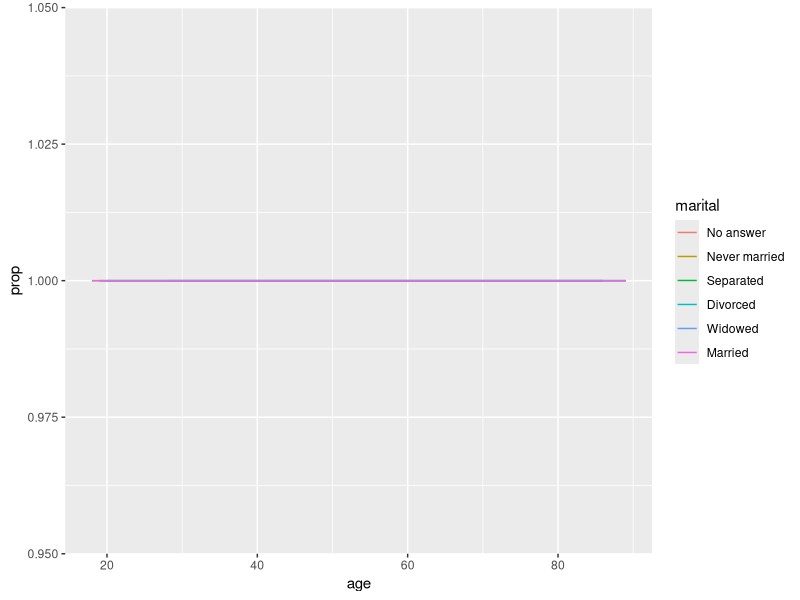
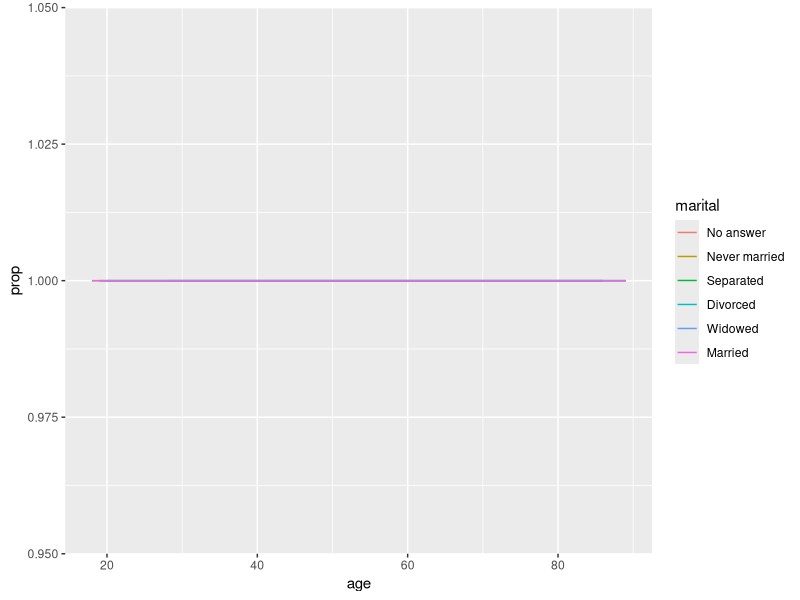

Here is the R script that generated these plots, in order:
library(tidyverse)
library(forcats)

by_age <- gss_cat %>%
  filter(!is.na(age)) %>%
  group_by(age, marital) %>%
  count() %>%
  mutate(prop = n / sum(n))

by_age

ggplot(by_age, aes(age, prop, color= marital)) +
  geom_line(na.rm = T)

ggplot(
  by_age,
  aes(age, prop, color = fct_reorder2(marital, age, prop))
) +
  geom_line() +
  labs(color = "marital")